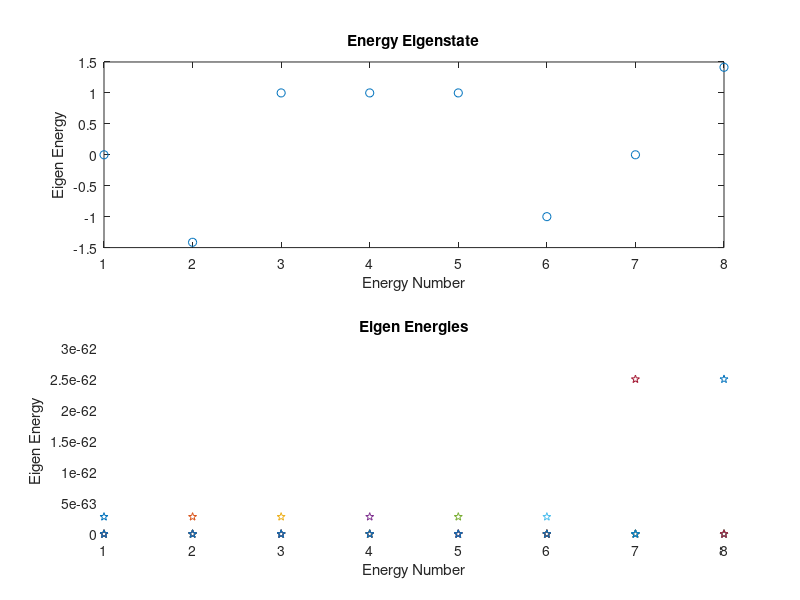

MATLAB code to generate this figure: (Note: this script raises an error after producing the figure.)
clear 
clc
hbar = 1.0545718e-34;
J = 1e6;
N = 3; %number of spins
gamma_e = 29e9;

pauli_x = hbar/2*[0 1; 1 0]
pauli_y = hbar/2*[0 -j; j 0]
pauli_z = hbar/2*[1 0;0 -1]

Sx = {}; Sy = {}; Sz = {};

% for c = 1:N
%     a = eye(2);
%     for d = 1:N-1
%         if (c==d)
%             a = kron(pauli_x, a)
%         else
%            a = kron(eye(2), a) 
%         end
%     end
%     S{c} = a
% end
% %%
% clc
% kron(eye(2), kron(pauli_x, eye(2)))
% S{2}
%% SPIN OPERATORS.
clc
Sx{1} = kron(pauli_x, kron(eye(2), eye(2)));
Sy{1} = kron(pauli_x, kron(eye(2), eye(2)));
Sz{1} = kron(pauli_x, kron(eye(2), eye(2)));

Sx{2} = kron(eye(2), kron(pauli_x, eye(2)));
Sy{2} = kron(eye(2), kron(pauli_y, eye(2)));
Sz{2} = kron(eye(2), kron(pauli_z, eye(2)));

Sx{3} = kron(eye(2), kron(eye(2), pauli_x));
Sy{3} = kron(eye(2), kron(eye(2), pauli_y));
Sz{3} = kron(eye(2), kron(eye(2), pauli_z));

%% Ising form 
clc
h = 0;
for c = 1:N
    for d = 1:N
        h = h + Sz{c}*Sz{d}
    end
end
h = J*h;
[hv, hd] = eig(h)
%%
L = length(h);
l = 1:L;
subplot(2, 1, 1);
plot1 = plot(l, sum(hv), 'o');
xlabel("Energy Number");
ylabel("Eigen Energy");
title("Energy Eigenstate");

subplot(2, 1, 2);
plot2 = plot(l, hd, 'p');
xlabel("Energy Number");
ylabel("Eigen Energy");
title("Eigen Energies");

set([plot2 plot1],'LineWidth',2)

%% Zeeman Interaction
B = 0:1e-6:100e-6;
BS =@(B) 2*pi*gamma_e*B*Sz;

clc
h = 0;
for c = 1:N
    for d = 1:N
        h = h + Sz{c}*Sz{d}
    end
    h = h + BS(B(1))*Sz(c)
end

h = J*h;
[hv, hd] = eig(h)